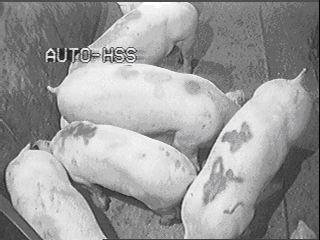
//> input picture Assignment_4/TestImage-even-width.bmp, 320 x 240 px
$ ./p1 ../Assignment_4/TestImage-even-width.bmp   (built with g++ and OpenCV 4)
//> lines starting //> are read from the running program, lines starting //| are printed output that depends on the picture; after the words box and inside, x2 and y2 are one past the last pixel; in counts of white or black regions, pixels touching at a corner belong together
// This header file will include all the other necessary header files for your application
#include <opencv2/opencv.hpp>
#include <stdint.h>
using namespace cv;


#include<iostream>
using namespace std;

int main(int argc, char** argv)
{

	// Reading the image file from the main argument
 	Mat originalSample = imread(argv[1], IMREAD_GRAYSCALE);
//> originalSample: 240 rows x 320 cols, CV_8UC1; min 4, max 255, mean 154.2
  Mat negitiveSample = imread(argv[1], IMREAD_GRAYSCALE);

  uint8_t originalValues[255];
  uint8_t negitiveValues[255];

  for(int i=0; i<=255; i++){
    originalValues[i] = 0;
    negitiveValues[i] = 0;
  }


	//Check that the images loaded
	if(!originalSample.data ) {
		cout << "ERROR: Could not load image data." << endl;
		return -1;
	}

  // Changing the original image to negitive image by inverting the greyscale values
  for(int i=0; i<negitiveSample.rows; i++){
    for(int j=0; j<negitiveSample.cols; j++){
      negitiveSample.at<uint8_t>(i,j) = 255 - negitiveSample.at<uint8_t>(i,j);
    }
  }
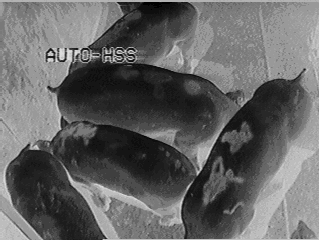
//> negitiveSample: 240 rows x 320 cols, CV_8UC1; min 0, max 251, mean 100.8

  int negitiveMaxIntensity = 0 ;
  //pixel intensity counting for originalHistogram
  for(int i=0; i<negitiveSample.rows; i++){
    for(int j=0; j<negitiveSample.cols; j++){
      negitiveValues[negitiveSample.at<uint8_t>(i,j)]++;
      if(negitiveMaxIntensity < negitiveValues[negitiveSample.at<uint8_t>(i,j)]){
        negitiveMaxIntensity = negitiveValues[negitiveSample.at<uint8_t>(i,j)];
      }
    }
  }
//> after the loop, negitiveValues = 255 values, max 247 at index 63, min 0 at index 1, mean 12.05; negitiveMaxIntensity = 255

  int originalMaxIntensity = 0;
  //pixel intensity counting for negitiveHistogram
  for(int i=0; i<originalSample.rows; i++){
    for(int j=0; j<originalSample.cols; j++){
      originalValues[originalSample.at<uint8_t>(i,j)]++ ;
      if(originalMaxIntensity < originalValues[originalSample.at<uint8_t>(i,j)]){
        originalMaxIntensity = originalValues[originalSample.at<uint8_t>(i,j)];
      }
    }
  }
//> after the loop, originalValues = 255 values, max 247 at index 192, min 0 at index 0, mean 11.69; originalMaxIntensity = 255

	//Create the display windows
  namedWindow("original Image");
	namedWindow("negitive Image");
  namedWindow("transformation curve");
  namedWindow("original Histogram", CV_WINDOW_AUTOSIZE);
  namedWindow("negitive Histogram", CV_WINDOW_AUTOSIZE);

  // Dispaly the the images in the windows
  imshow("original Image", originalSample);
  imshow("negitive Image", negitiveSample);

  float scale1 = 300.00/(float)originalMaxIntensity;
//> scale1 = 1.18
  float scale2 = 300.00/(float)negitiveMaxIntensity;
//> scale2 = 1.18

  //histogram image values storing
  Mat originalHistogram(originalMaxIntensity*scale1, 255, CV_32F);
//> originalHistogram: 300 rows x 255 cols, CV_32FC1; every value is 0
  Mat negitiveHistogram(negitiveMaxIntensity*scale2, 255, CV_32F);
  originalHistogram.setTo(255);
//> originalHistogram: 300 rows x 255 cols, CV_32FC1; every value is 255
  negitiveHistogram.setTo(255);

  //drawing the histograms on the screen
  for(int i=0; i<=255; i++){
    Point p1,p2;
    p1 = Point(i, originalMaxIntensity*scale1);
    p2 = Point(i, (originalMaxIntensity - originalValues[i])*scale1);
    line(originalHistogram, p1, p2, Scalar(0, 0, 0), CV_AA);
  }
//> this loop made 256 passes
//> p2 on passes 1 to 3: Point(0, 300), Point(1, 300), Point(2, 300)
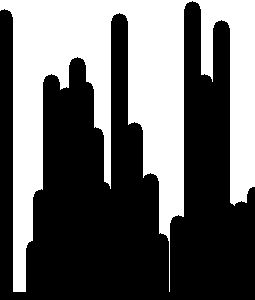
//> originalHistogram: 300 rows x 255 cols, CV_32FC1; 40.4% white; 1 white region, box (x1, y1, x2, y2) and area: (0, 0, 255, 292) 30872

  //histogram plotting for the negitive image
  for(int i=0; i<=255; i++){
    Point p1,p2;
    p1 = Point(i, negitiveMaxIntensity*scale2 );
    p2 = Point(i, (negitiveMaxIntensity - negitiveValues[i])*scale2);
    line(negitiveHistogram, p1, p2, Scalar(0, 0, 0), CV_AA);
  }
//> this loop made 256 passes
//> p2 on passes 2 to 4: Point(1, 300), Point(2, 300), Point(3, 300)
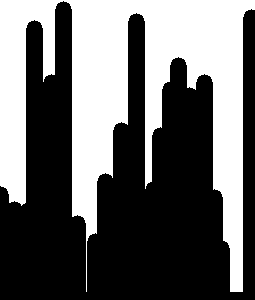
//> negitiveHistogram: 300 rows x 255 cols, CV_32FC1; 40.6% white; 1 white region, box (x1, y1, x2, y2) and area: (0, 0, 255, 292) 31047

  //dispalying the histograms
  imshow("original Histogram", originalHistogram);
  imshow("negitive Histogram", negitiveHistogram);

  //transformation Curve plotting image
  Mat transformationCurve( 255, 255, CV_32F);
  transformationCurve.setTo(255);

  //drawing the curve on the image
  for(int i=0; i<negitiveSample.rows; i++){
    for(int j=0; j<negitiveSample.cols; j++){
       transformationCurve.at<uint8_t>(negitiveSample.at<uint8_t>(i,j), 255 - originalSample.at<uint8_t>(i,j)) = 0;
    }
  }
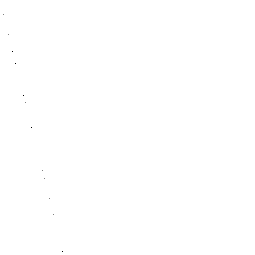
//> transformationCurve: 255 rows x 255 cols, CV_32FC1; min 1.17e-38, max 255, mean 255

  //showing the transformation curve on the dispaly
  imshow("transformation curve", transformationCurve);


  //Wait for any key to press in window
  waitKey(0);

  //destory the windows
  destroyWindow("original Image");
  destroyWindow("negitive Image");
  destroyWindow("original Histogram");
  destroyWindow("negitive Histogram");
  destroyWindow("transformation curve");


}
